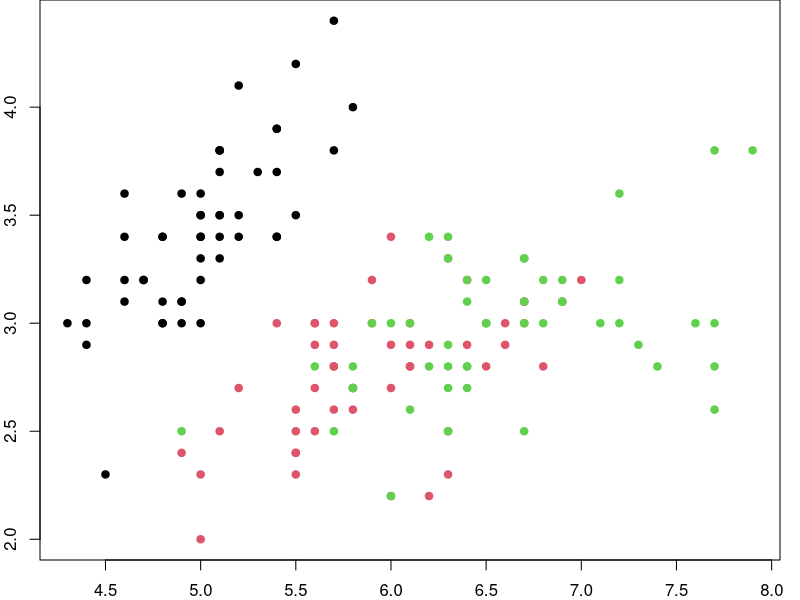
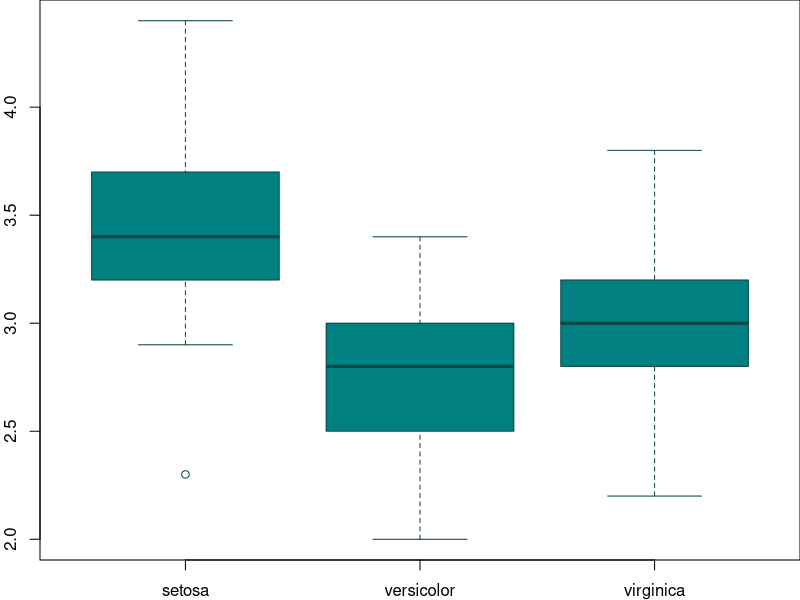
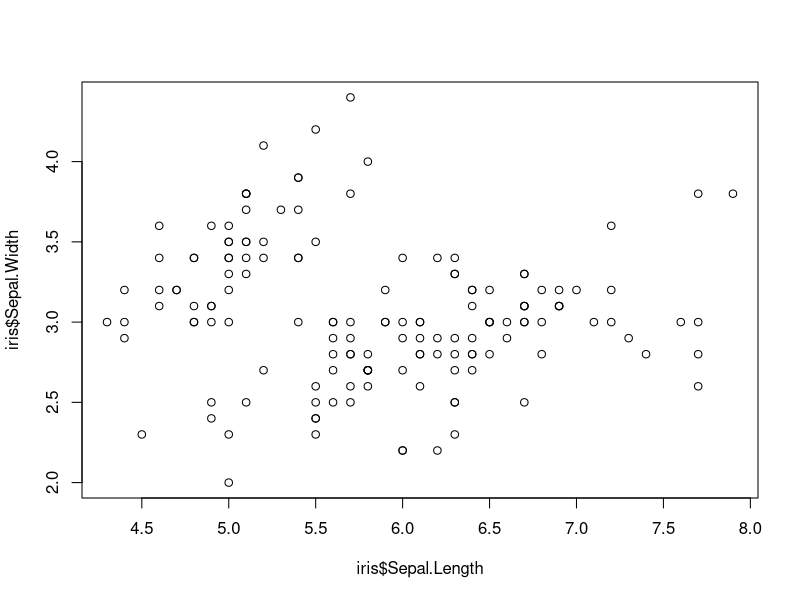

Source code (R) for these figures, in order:
## ---- chunk 1
knitr::opts_chunk$set(results = 'asis',
                      echo = FALSE,
                      warning = FALSE,
                      tidy = FALSE,
                      message = FALSE,
                      fig.align = 'center',
                      out.width = "100%")
options(knitr.table.format = "html") 
## ---- chunk 2
svg('myplot.svg')
plot(iris$Sepal.Length, iris$Sepal.Width)
dev.off()
## ---- chunk 3
knitr::write_bib(c('posterdown', 'rmarkdown','pagedown'), 'packages.bib')
## ---- chunk 4
par(mar=c(2,2,0,1))
plot(x = iris$Sepal.Length, y = iris$Sepal.Width,
     col = iris$Species, pch = 19, xlab = "Sepal Length",
     ylab = "Sepal Width")
## ---- chunk 5
#trim whitespace
par(mar=c(2,2,0,0))
#plot boxplots
boxplot(iris$Sepal.Width~iris$Species,
        col = "#008080", 
        border = "#0b4545",
        ylab = "Sepal Width (cm)",
        xlab = "Species")
## ---- chunk 6
knitr::kable(
  iris[1:8,1:5], format = "html",
  caption = "A table made with the **knitr::kable** function.",
  align = "c", col.names = c("Sepal <br> Length",
                             "Sepal <br> Width",
                             "Petal <br> Length",
                             "Petal <br> Width",
                             "Species"),
  escape = FALSE)
